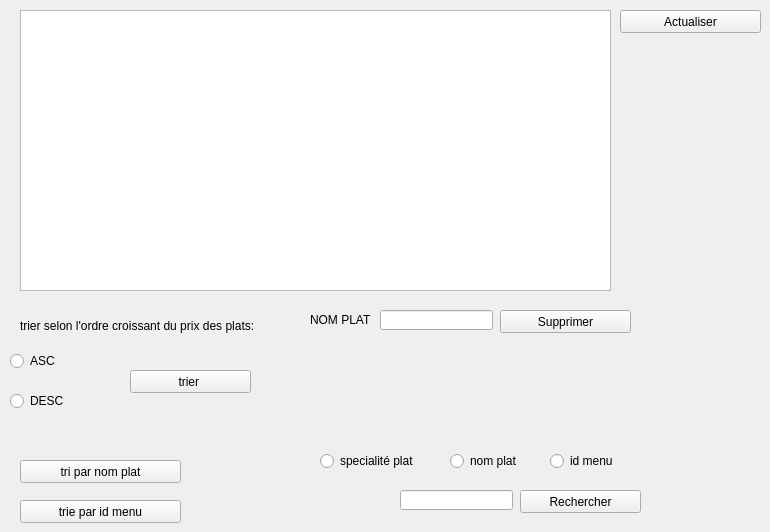
        <widget class="QWidget" name="tab_16">
         <attribute name="title">
          <string>Consulter</string>
         </attribute>
         <widget class="QTableView" name="tableView_3">
          <property name="geometry">
           <rect>
            <x>20</x>
            <y>10</y>
            <width>591</width>
            <height>281</height>
           </rect>
          </property>
         </widget>
         <widget class="QLineEdit" name="textDelete_5">
          <property name="geometry">
           <rect>
            <x>380</x>
            <y>310</y>
            <width>113</width>
            <height>20</height>
           </rect>
          </property>
         </widget>
         <widget class="QLabel" name="label_59">
          <property name="geometry">
           <rect>
            <x>310</x>
            <y>310</y>
            <width>61</width>
            <height>20</height>
           </rect>
          </property>
          <property name="text">
           <string>NOM PLAT </string>
          </property>
         </widget>
         <widget class="QPushButton" name="pushButton_23">
          <property name="geometry">
           <rect>
            <x>500</x>
            <y>310</y>
            <width>131</width>
            <height>23</height>
           </rect>
          </property>
          <property name="text">
           <string>Supprimer</string>
          </property>
         </widget>
         <widget class="QPushButton" name="pushButton_24">
          <property name="geometry">
           <rect>
            <x>520</x>
            <y>490</y>
            <width>121</width>
            <height>23</height>
           </rect>
          </property>
          <property name="text">
           <string>Rechercher</string>
          </property>
         </widget>
         <widget class="QLineEdit" name="lineEdit_24">
          <property name="geometry">
           <rect>
            <x>400</x>
            <y>490</y>
            <width>113</width>
            <height>20</height>
           </rect>
          </property>
         </widget>
         <widget class="QPushButton" name="pushButton_25">
          <property name="geometry">
           <rect>
            <x>130</x>
            <y>370</y>
            <width>121</width>
            <height>23</height>
           </rect>
          </property>
          <property name="text">
           <string>trier </string>
          </property>
         </widget>
         <widget class="QLabel" name="label_61">
          <property name="geometry">
           <rect>
            <x>20</x>
            <y>310</y>
            <width>251</width>
            <height>31</height>
           </rect>
          </property>
          <property name="text">
           <string>trier selon l'ordre croissant du prix des plats:</string>
          </property>
         </widget>
         <widget class="QRadioButton" name="radioButton_7">
          <property name="geometry">
           <rect>
            <x>320</x>
            <y>450</y>
            <width>111</width>
            <height>22</height>
           </rect>
          </property>
          <property name="text">
           <string>specialité plat </string>
          </property>
         </widget>
         <widget class="QRadioButton" name="radioButton_8">
          <property name="geometry">
           <rect>
            <x>450</x>
            <y>450</y>
            <width>81</width>
            <height>22</height>
           </rect>
          </property>
          <property name="text">
           <string>nom plat</string>
          </property>
         </widget>
         <widget class="QRadioButton" name="radioButton_9">
          <property name="geometry">
           <rect>
            <x>550</x>
            <y>450</y>
            <width>81</width>
            <height>22</height>
           </rect>
          </property>
          <property name="text">
           <string>id menu</string>
          </property>
         </widget>
         <widget class="QRadioButton" name="tri_azizA">
          <property name="geometry">
           <rect>
            <x>10</x>
            <y>350</y>
            <width>111</width>
            <height>22</height>
           </rect>
          </property>
          <property name="text">
           <string>ASC</string>
          </property>
         </widget>
         <widget class="QRadioButton" name="tri_azizB">
          <property name="geometry">
           <rect>
            <x>10</x>
            <y>390</y>
            <width>111</width>
            <height>22</height>
           </rect>
          </property>
          <property name="text">
           <string>DESC</string>
          </property>
         </widget>
         <widget class="QPushButton" name="tri_aziz">
          <property name="geometry">
           <rect>
            <x>20</x>
            <y>460</y>
            <width>161</width>
            <height>23</height>
           </rect>
          </property>
          <property name="text">
           <string>tri par nom plat</string>
          </property>
         </widget>
         <widget class="QPushButton" name="tri_aziz_1">
          <property name="geometry">
           <rect>
            <x>20</x>
            <y>500</y>
            <width>161</width>
            <height>23</height>
           </rect>
          </property>
          <property name="text">
           <string>trie par id menu</string>
          </property>
         </widget>
         <widget class="QPushButton" name="pushButton_26">
          <property name="geometry">
           <rect>
            <x>620</x>
            <y>10</y>
            <width>141</width>
            <height>23</height>
           </rect>
          </property>
          <property name="text">
           <string>Actualiser</string>
          </property>
         </widget>
        </widget>
